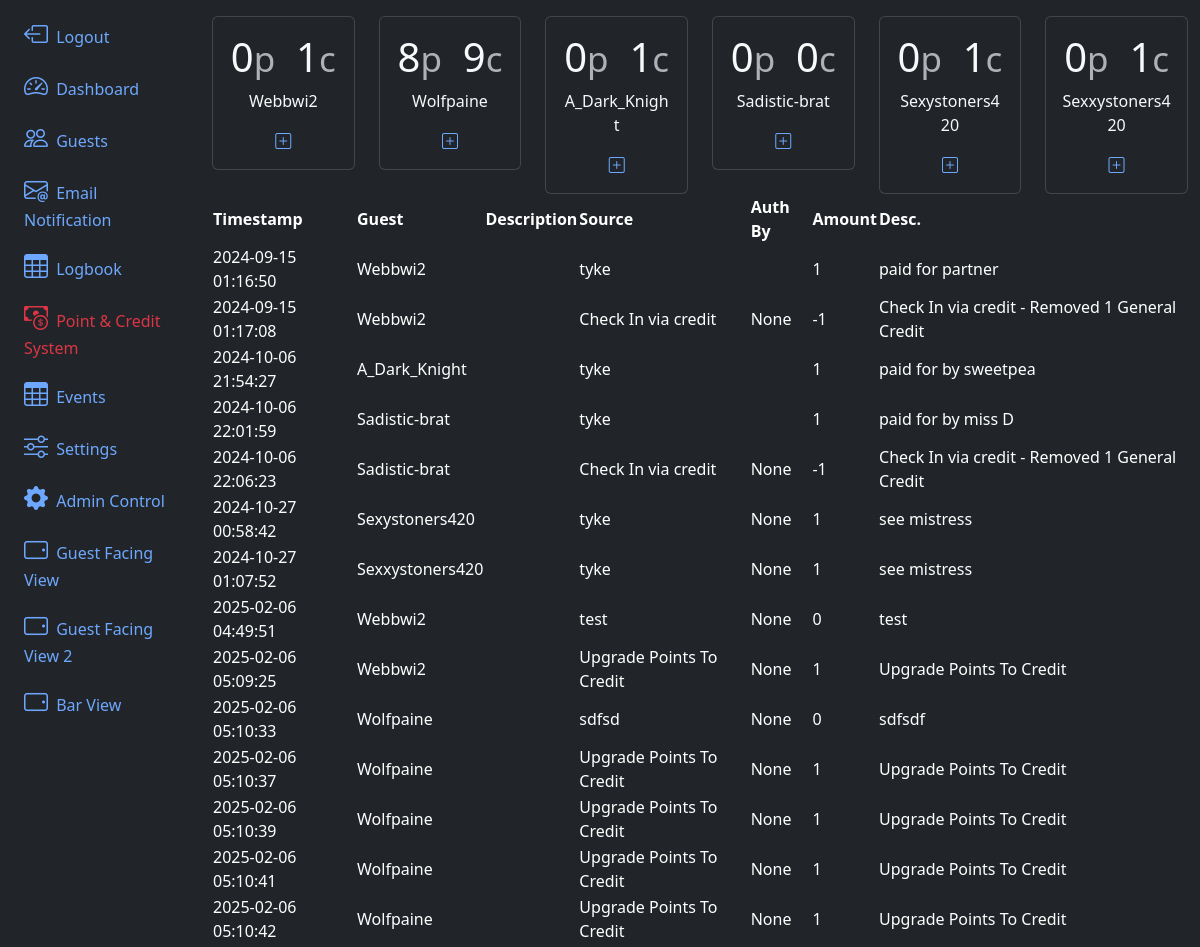
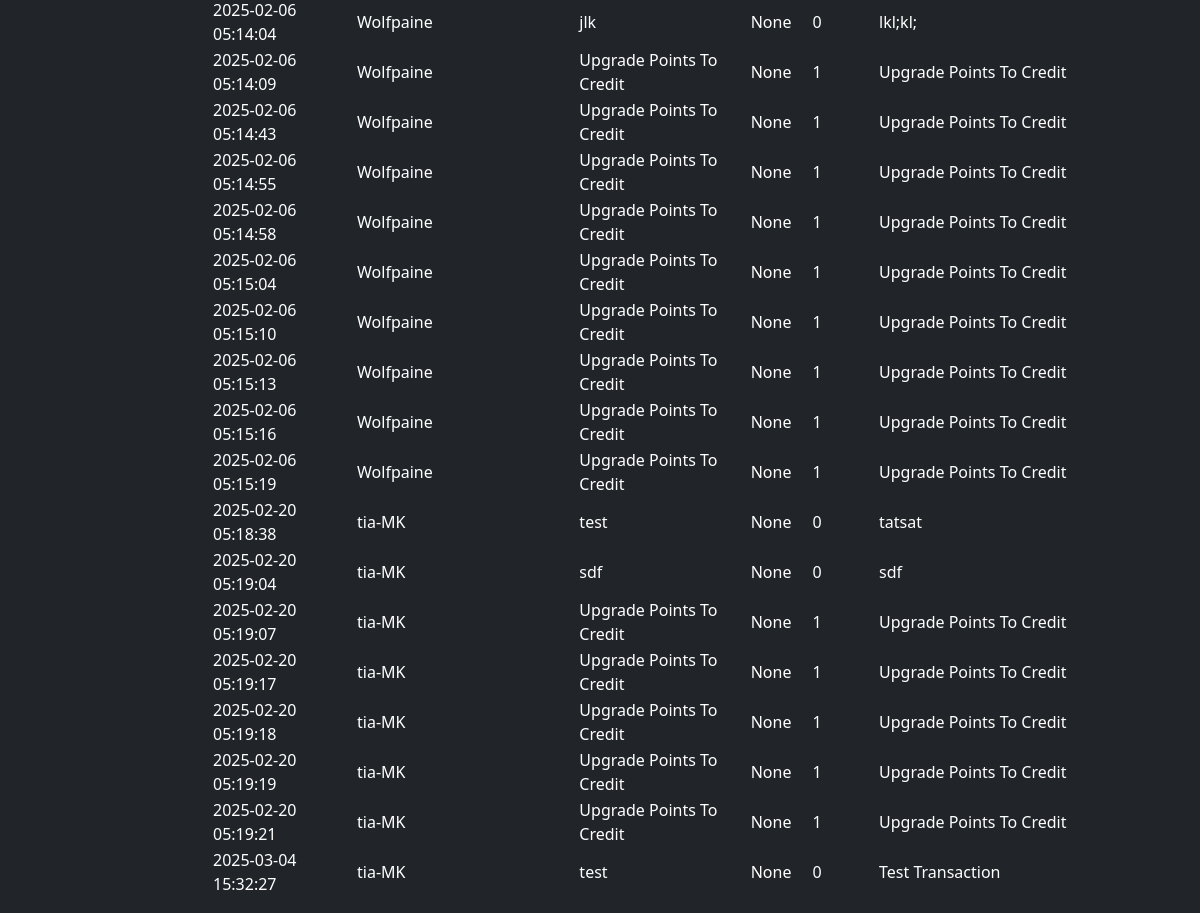
The app's page /credits/ with its own data (2 pictures, top to bottom).
### app/models.py (models this page shows, shortened)
@dataclass
class GuestCredit(db.Model):
    id:int = db.Column(db.Integer, primary_key=True)
    lastUpdate = db.Column(db.DateTime(timezone=True), server_default=None)
    guest_id = db.Column(db.Integer, db.ForeignKey('guest.id'), nullable=False)
    points:int  = db.Column(db.Integer, nullable=False, default=0)
    generalAmount:int  = db.Column(db.Integer, nullable=False, default=0)
    specialEventAmount:int  = db.Column(db.Integer, nullable=False, default=0)
    privateSessionAmount:int  = db.Column(db.Integer, nullable=False, default=0)

@dataclass
class Guest(db.Model, UserMixin):
    id:int = db.Column(db.Integer, primary_key=True)
    uuid:str  = db.Column(db.String, unique=True, name="uuid")
    fetUsername:str  = db.Column(db.String(100) )
    name:str  = db.Column(db.String(100), nullable=False)
    email:str  = db.Column(db.String(200), nullable=False)
    phone:str  = db.Column(db.String(20))
    barStatus:int = db.Column(db.Integer, default=0)
    checkin_blocked:bool = db.Column(db.Boolean(), default=False)
    password:str  = db.Column(db.String(255))
    allow_qrcode_refresh:bool = db.Column(db.Boolean(), default=True)
    roles = db.relationship('Role', backref=db.backref('guests'), secondary=guest_role)
    performs = db.relationship('Addon', backref='guests', secondary='guest_addons')
    termsCheck:bool = db.Column(db.Boolean(), default=False)
    termsDate = db.Column(db.DateTime(timezone=True), server_default=func.now())
    membershipEmailSent:bool = db.Column(db.Boolean(), default=False)
    membershipEmailSentDate = db.Column(db.DateTime(timezone=True), server_default=None)
    membershipStart = db.Column(db.DateTime(timezone=True), server_default=None)
    membershipEnd = db.Column(db.DateTime(timezone=True), server_default=None)
    credit = db.relationship('GuestCredit',backref='guest')
    logbook = db.relationship('Guestlog', backref='guest')
    checkedIn:bool = db.Column(db.Boolean(), default=False)
    lastVisit = db.Column(db.DateTime(timezone=True), server_default=None)
    lastCheckOut = db.Column(db.DateTime(timezone=True), server_default=None)
    created_at = db.Column(db.DateTime(timezone=True), server_default=func.now())

@dataclass
class CreditTransactionLog(db.Model):
    id:int = db.Column(db.Integer, primary_key=True)
    timestamp = db.Column(db.DateTime(timezone=True), server_default=func.now())
    guest = db.Column(db.Integer,  db.ForeignKey('guest.id'), nullable=False)
    authorizedSource:str  = db.Column(db.String(100), nullable=False)
    authorizedBy  = db.Column(db.Integer, db.ForeignKey('guest.id'))
    pointChange:int  = db.Column(db.Integer, nullable=False, default=0)
    generalAmountChange:int  = db.Column(db.Integer, nullable=False, default=0)
    specialEventAmountChange:int  = db.Column(db.Integer, nullable=False, default=0)
    privateSessionAmountChange:int  = db.Column(db.Integer, nullable=False, default=0)
    description:str  = db.Column(db.String(200), nullable=False)

### app/routes.py (the view)
@app.route('/credits/', methods=['GET', 'POST'])
def credits():
    return render_template('credits.html', guests=Guest.query.all(), guestCreds=GuestCredit.query.all(), guestCreditLog=CreditTransactionLog.query.all())

### app/__init__.py (called while the page is built)
@app.template_filter('not_check_role_skip_payment_at_checkin')
def not_check_role_skip_payment_at_checkin(guest):
    return not any(x.skip_payment_at_checkin == True for x in guest.roles)

### app/templates/credits.html (shortened to what this page needs)
{% extends 'layout.html' %}
{% block content %}
<div>
    <div class="row row-cols-2 row-cols-sm-2 row-cols-md-3 row-cols-lg-4 row-cols-xl-6 g-4">
        {% for creds in guestCreds %}
            {% if creds.guest | not_check_role_skip_payment_at_checkin %}
            <div class="col">
                <div class="card text-center bg-dark text-light">
                    <div class="card-body">
                        <div class="card-title">
                            <h1>
                                {{- creds.points -}}
                                <small class="text-body-secondary">p</small>
                                {{- creds.generalAmount -}}
                                <small class="text-body-secondary">c</small>
                            </h1>
                        </div>
                        <p class="card-text">{{ creds.guest.fetUsername }}</p>
                        <a href="/guestCredit/{{creds.guest.id}}" class="m-2 p-3"><i class="bi bi-plus-square"></i></a>
                    </div>
                </div>
            </div>
            {% endif %}
        {% endfor %}
    </div>
    <table class="table-dark rounded-3 overflow-hidden " data-toggle="table" data-search="true">
        <thead>
            <tr>
                <th data-sortable="true" scope="col">Timestamp</th>
                <th data-sortable="true" scope="col">Guest</th>
                <th data-sortable="true" scope="col">Description</th>
                <th data-sortable="true" scope="col">Source</th>
                <th data-sortable="true" scope="col">Auth By</th>
                <th data-sortable="true" scope="col">Amount</th>
                <th data-sortable="true" scope="col">Desc.</th>
            </tr>
        </thead>
        <tbody>
            {% for logItem in guestCreditLog %}
            <tr>
                <td scope="row">{{ logItem.timestamp }}</td>
                <td scope="row">{{ guests[logItem.guest].fetUsername }}</td>
                <td scope="row">{{ guests[logItem.guest].description }}</td>
                <td scope="row">{{ logItem.authorizedSource }}</td>
                <td scope="row">{% if logItem.authorizedBy%}{{ guests[logItem.authorizedBy].role }}{%else%}None {% endif %}</td>
                <td scope="row">{{ logItem.generalAmountChange }}</td>
                <td scope="row">{{ logItem.description }}</td>
            </tr>
            {% endfor %}
        </tbody>
    </table>
</div>
{% endblock content %}

### records on screen
GuestCredit: points "0", generalAmount "1", guest.fetUsername "Webbwi2"
GuestCredit: points "8", generalAmount "9", guest.fetUsername "Wolfpaine"
GuestCredit: points "0", generalAmount "1", guest.fetUsername "A_Dark_Knight"
GuestCredit: points "0", generalAmount "0", guest.fetUsername "Sadistic-brat"
GuestCredit: points "0", generalAmount "1", guest.fetUsername "Sexystoners420"
GuestCredit: points "0", generalAmount "1", guest.fetUsername "Sexxystoners420"
CreditTransactionLog: timestamp "2024-09-15 01:16:50", guest.fetUsername "Webbwi2", authorizedSource "tyke", generalAmountChange "1", description "paid for partner"
CreditTransactionLog: timestamp "2024-09-15 01:17:08", guest.fetUsername "Webbwi2", authorizedSource "Check In via credit", shows "None", generalAmountChange "-1", description "Check In via credit - Removed 1 General Credit"
CreditTransactionLog: timestamp "2024-10-06 21:54:27", guest.fetUsername "A_Dark_Knight", authorizedSource "tyke", generalAmountChange "1", description "paid for by sweetpea"
CreditTransactionLog: timestamp "2024-10-06 22:01:59", guest.fetUsername "Sadistic-brat", authorizedSource "tyke", generalAmountChange "1", description "paid for by miss D"
CreditTransactionLog: timestamp "2024-10-06 22:06:23", guest.fetUsername "Sadistic-brat", authorizedSource "Check In via credit", shows "None", generalAmountChange "-1", description "Check In via credit - Removed 1 General Credit"
CreditTransactionLog: timestamp "2024-10-27 00:58:42", guest.fetUsername "Sexystoners420", authorizedSource "tyke", shows "None", generalAmountChange "1", description "see mistress"
CreditTransactionLog: timestamp "2024-10-27 01:07:52", guest.fetUsername "Sexxystoners420", authorizedSource "tyke", shows "None", generalAmountChange "1", description "see mistress"
CreditTransactionLog: timestamp "2025-02-06 04:49:51", guest.fetUsername "Webbwi2", authorizedSource "test", shows "None", generalAmountChange "0", description "test"
CreditTransactionLog: timestamp "2025-02-06 05:09:25", guest.fetUsername "Webbwi2", authorizedSource "Upgrade Points To Credit", shows "None", generalAmountChange "1", description "Upgrade Points To Credit"
CreditTransactionLog: timestamp "2025-02-06 05:10:33", guest.fetUsername "Wolfpaine", authorizedSource "sdfsd", shows "None", generalAmountChange "0", description "sdfsdf"
CreditTransactionLog: timestamp "2025-02-06 05:10:37", guest.fetUsername "Wolfpaine", authorizedSource "Upgrade Points To Credit", shows "None", generalAmountChange "1", description "Upgrade Points To Credit"
CreditTransactionLog: timestamp "2025-02-06 05:10:39", guest.fetUsername "Wolfpaine", authorizedSource "Upgrade Points To Credit", shows "None", generalAmountChange "1", description "Upgrade Points To Credit"
CreditTransactionLog: timestamp "2025-02-06 05:10:41", guest.fetUsername "Wolfpaine", authorizedSource "Upgrade Points To Credit", shows "None", generalAmountChange "1", description "Upgrade Points To Credit"
CreditTransactionLog: timestamp "2025-02-06 05:10:42", guest.fetUsername "Wolfpaine", authorizedSource "Upgrade Points To Credit", shows "None", generalAmountChange "1", description "Upgrade Points To Credit"
CreditTransactionLog: timestamp "2025-02-06 05:14:04", guest.fetUsername "Wolfpaine", authorizedSource "jlk", shows "None", generalAmountChange "0", description "lkl;kl;"
CreditTransactionLog: timestamp "2025-02-06 05:14:09", guest.fetUsername "Wolfpaine", authorizedSource "Upgrade Points To Credit", shows "None", generalAmountChange "1", description "Upgrade Points To Credit"
CreditTransactionLog: timestamp "2025-02-06 05:14:43", guest.fetUsername "Wolfpaine", authorizedSource "Upgrade Points To Credit", shows "None", generalAmountChange "1", description "Upgrade Points To Credit"
CreditTransactionLog: timestamp "2025-02-06 05:14:55", guest.fetUsername "Wolfpaine", authorizedSource "Upgrade Points To Credit", shows "None", generalAmountChange "1", description "Upgrade Points To Credit"
CreditTransactionLog: timestamp "2025-02-06 05:14:58", guest.fetUsername "Wolfpaine", authorizedSource "Upgrade Points To Credit", shows "None", generalAmountChange "1", description "Upgrade Points To Credit"
CreditTransactionLog: timestamp "2025-02-06 05:15:04", guest.fetUsername "Wolfpaine", authorizedSource "Upgrade Points To Credit", shows "None", generalAmountChange "1", description "Upgrade Points To Credit"
CreditTransactionLog: timestamp "2025-02-06 05:15:10", guest.fetUsername "Wolfpaine", authorizedSource "Upgrade Points To Credit", shows "None", generalAmountChange "1", description "Upgrade Points To Credit"
CreditTransactionLog: timestamp "2025-02-06 05:15:13", guest.fetUsername "Wolfpaine", authorizedSource "Upgrade Points To Credit", shows "None", generalAmountChange "1", description "Upgrade Points To Credit"
CreditTransactionLog: timestamp "2025-02-06 05:15:16", guest.fetUsername "Wolfpaine", authorizedSource "Upgrade Points To Credit", shows "None", generalAmountChange "1", description "Upgrade Points To Credit"
CreditTransactionLog: timestamp "2025-02-06 05:15:19", guest.fetUsername "Wolfpaine", authorizedSource "Upgrade Points To Credit", shows "None", generalAmountChange "1", description "Upgrade Points To Credit"
CreditTransactionLog: timestamp "2025-02-20 05:18:38", guest.fetUsername "tia-MK", authorizedSource "test", shows "None", generalAmountChange "0", description "tatsat"
CreditTransactionLog: timestamp "2025-02-20 05:19:04", guest.fetUsername "tia-MK", authorizedSource "sdf", shows "None", generalAmountChange "0", description "sdf"
CreditTransactionLog: timestamp "2025-02-20 05:19:07", guest.fetUsername "tia-MK", authorizedSource "Upgrade Points To Credit", shows "None", generalAmountChange "1", description "Upgrade Points To Credit"
CreditTransactionLog: timestamp "2025-02-20 05:19:17", guest.fetUsername "tia-MK", authorizedSource "Upgrade Points To Credit", shows "None", generalAmountChange "1", description "Upgrade Points To Credit"
CreditTransactionLog: timestamp "2025-02-20 05:19:18", guest.fetUsername "tia-MK", authorizedSource "Upgrade Points To Credit", shows "None", generalAmountChange "1", description "Upgrade Points To Credit"
CreditTransactionLog: timestamp "2025-02-20 05:19:19", guest.fetUsername "tia-MK", authorizedSource "Upgrade Points To Credit", shows "None", generalAmountChange "1", description "Upgrade Points To Credit"
CreditTransactionLog: timestamp "2025-02-20 05:19:21", guest.fetUsername "tia-MK", authorizedSource "Upgrade Points To Credit", shows "None", generalAmountChange "1", description "Upgrade Points To Credit"
CreditTransactionLog: timestamp "2025-03-04 15:32:27", guest.fetUsername "tia-MK", authorizedSource "test", shows "None", generalAmountChange "0", description "Test Transaction"
